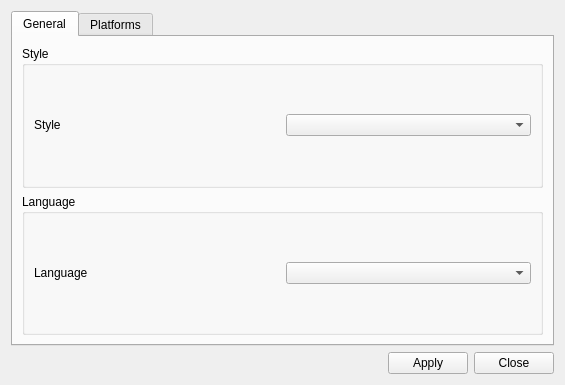
<?xml version="1.0" encoding="UTF-8"?>
<ui version="4.0">
 <class>PreferencesWindows</class>
 <widget class="QDialog" name="PreferencesWindows">
  <property name="geometry">
   <rect>
    <x>0</x>
    <y>0</y>
    <width>565</width>
    <height>385</height>
   </rect>
  </property>
  <property name="windowTitle">
   <string>Preferences</string>
  </property>
  <layout class="QVBoxLayout" name="verticalLayout_2">
   <item>
    <widget class="QTabWidget" name="tabWidget">
     <property name="sizePolicy">
      <sizepolicy hsizetype="Expanding" vsizetype="Expanding">
       <horstretch>0</horstretch>
       <verstretch>0</verstretch>
      </sizepolicy>
     </property>
     <property name="autoFillBackground">
      <bool>false</bool>
     </property>
     <property name="currentIndex">
      <number>0</number>
     </property>
     <widget class="QWidget" name="tab">
      <property name="sizePolicy">
       <sizepolicy hsizetype="Expanding" vsizetype="Expanding">
        <horstretch>0</horstretch>
        <verstretch>0</verstretch>
       </sizepolicy>
      </property>
      <attribute name="title">
       <string>General</string>
      </attribute>
      <layout class="QVBoxLayout" name="verticalLayout">
       <item>
        <widget class="QGroupBox" name="styleGroupBox">
         <property name="sizePolicy">
          <sizepolicy hsizetype="Expanding" vsizetype="Expanding">
           <horstretch>0</horstretch>
           <verstretch>0</verstretch>
          </sizepolicy>
         </property>
         <property name="title">
          <string>Style</string>
         </property>
         <layout class="QHBoxLayout" name="horizontalLayout_6">
          <item>
           <widget class="QLabel" name="styleLabel">
            <property name="sizePolicy">
             <sizepolicy hsizetype="Preferred" vsizetype="Fixed">
              <horstretch>0</horstretch>
              <verstretch>0</verstretch>
             </sizepolicy>
            </property>
            <property name="text">
             <string>Style</string>
            </property>
           </widget>
          </item>
          <item>
           <widget class="QComboBox" name="styleComboBox"/>
          </item>
         </layout>
        </widget>
       </item>
       <item>
        <widget class="QGroupBox" name="languageGroupBox">
         <property name="sizePolicy">
          <sizepolicy hsizetype="Expanding" vsizetype="Expanding">
           <horstretch>0</horstretch>
           <verstretch>0</verstretch>
          </sizepolicy>
         </property>
         <property name="title">
          <string>Language</string>
         </property>
         <layout class="QHBoxLayout" name="horizontalLayout_2">
          <item>
           <widget class="QLabel" name="languageLabel">
            <property name="text">
             <string>Language</string>
            </property>
           </widget>
          </item>
          <item>
           <widget class="QComboBox" name="languageComboBox"/>
          </item>
         </layout>
        </widget>
       </item>
      </layout>
     </widget>
     <widget class="QWidget" name="tab_2">
      <property name="sizePolicy">
       <sizepolicy hsizetype="Expanding" vsizetype="Expanding">
        <horstretch>0</horstretch>
        <verstretch>0</verstretch>
       </sizepolicy>
      </property>
      <property name="autoFillBackground">
       <bool>false</bool>
      </property>
      <attribute name="title">
       <string>Platforms</string>
      </attribute>
      <layout class="QVBoxLayout" name="verticalLayout_3">
       <item>
        <spacer name="verticalSpacer_3">
         <property name="orientation">
          <enum>Qt::Vertical</enum>
         </property>
         <property name="sizeHint" stdset="0">
          <size>
           <width>20</width>
           <height>40</height>
          </size>
         </property>
        </spacer>
       </item>
       <item>
        <widget class="QLabel" name="labelPlatformsList">
         <property name="layoutDirection">
          <enum>Qt::LeftToRight</enum>
         </property>
         <property name="text">
          <string>Select platform</string>
         </property>
         <property name="alignment">
          <set>Qt::AlignCenter</set>
         </property>
        </widget>
       </item>
       <item>
        <layout class="QHBoxLayout" name="horizontalLayout_4">
         <item>
          <widget class="QComboBox" name="comboBoxPlatformsList">
           <property name="sizePolicy">
            <sizepolicy hsizetype="Maximum" vsizetype="Maximum">
             <horstretch>0</horstretch>
             <verstretch>0</verstretch>
            </sizepolicy>
           </property>
           <property name="maximumSize">
            <size>
             <width>300</width>
             <height>30</height>
            </size>
           </property>
          </widget>
         </item>
        </layout>
       </item>
       <item>
        <spacer name="verticalSpacer_2">
         <property name="orientation">
          <enum>Qt::Vertical</enum>
         </property>
         <property name="sizeHint" stdset="0">
          <size>
           <width>20</width>
           <height>40</height>
          </size>
         </property>
        </spacer>
       </item>
       <item>
        <widget class="QGroupBox" name="groupBox_2">
         <property name="minimumSize">
          <size>
           <width>0</width>
           <height>90</height>
          </size>
         </property>
         <property name="maximumSize">
          <size>
           <width>16777215</width>
           <height>90</height>
          </size>
         </property>
         <property name="title">
          <string>Emulator path</string>
         </property>
         <layout class="QHBoxLayout" name="horizontalLayout_3">
          <item>
           <widget class="QTextEdit" name="textEditEmulatorPath">
            <property name="sizePolicy">
             <sizepolicy hsizetype="Expanding" vsizetype="Expanding">
              <horstretch>0</horstretch>
              <verstretch>0</verstretch>
             </sizepolicy>
            </property>
            <property name="minimumSize">
             <size>
              <width>0</width>
              <height>35</height>
             </size>
            </property>
            <property name="maximumSize">
             <size>
              <width>16777215</width>
              <height>35</height>
             </size>
            </property>
            <property name="verticalScrollBarPolicy">
             <enum>Qt::ScrollBarAlwaysOff</enum>
            </property>
            <property name="horizontalScrollBarPolicy">
             <enum>Qt::ScrollBarAlwaysOff</enum>
            </property>
            <property name="lineWrapMode">
             <enum>QTextEdit::NoWrap</enum>
            </property>
            <property name="lineWrapColumnOrWidth">
             <number>20</number>
            </property>
            <property name="textInteractionFlags">
             <set>Qt::TextSelectableByKeyboard|Qt::TextSelectableByMouse</set>
            </property>
           </widget>
          </item>
          <item>
           <widget class="QPushButton" name="pushButtonBrowseEmulatorPath">
            <property name="minimumSize">
             <size>
              <width>40</width>
              <height>30</height>
             </size>
            </property>
            <property name="maximumSize">
             <size>
              <width>40</width>
              <height>30</height>
             </size>
            </property>
            <property name="toolTip">
             <string>&lt;html&gt;&lt;head/&gt;&lt;body&gt;&lt;p&gt;Choose emulator path&lt;/p&gt;&lt;/body&gt;&lt;/html&gt;</string>
            </property>
            <property name="text">
             <string>...</string>
            </property>
           </widget>
          </item>
         </layout>
        </widget>
       </item>
       <item>
        <spacer name="verticalSpacer_4">
         <property name="orientation">
          <enum>Qt::Vertical</enum>
         </property>
         <property name="sizeHint" stdset="0">
          <size>
           <width>20</width>
           <height>40</height>
          </size>
         </property>
        </spacer>
       </item>
       <item>
        <widget class="QGroupBox" name="groupBox">
         <property name="minimumSize">
          <size>
           <width>0</width>
           <height>90</height>
          </size>
         </property>
         <property name="maximumSize">
          <size>
           <width>16777215</width>
           <height>90</height>
          </size>
         </property>
         <property name="title">
          <string>Roms path</string>
         </property>
         <layout class="QHBoxLayout" name="horizontalLayout">
          <item>
           <widget class="QTextEdit" name="textEditRomsPath">
            <property name="minimumSize">
             <size>
              <width>0</width>
              <height>35</height>
             </size>
            </property>
            <property name="maximumSize">
             <size>
              <width>16777215</width>
              <height>35</height>
             </size>
            </property>
            <property name="verticalScrollBarPolicy">
             <enum>Qt::ScrollBarAlwaysOff</enum>
            </property>
            <property name="horizontalScrollBarPolicy">
             <enum>Qt::ScrollBarAlwaysOff</enum>
            </property>
            <property name="lineWrapMode">
             <enum>QTextEdit::NoWrap</enum>
            </property>
            <property name="textInteractionFlags">
             <set>Qt::TextSelectableByKeyboard|Qt::TextSelectableByMouse</set>
            </property>
           </widget>
          </item>
          <item>
           <widget class="QPushButton" name="pushButtonBrowseRomsPath">
            <property name="sizePolicy">
             <sizepolicy hsizetype="Minimum" vsizetype="Minimum">
              <horstretch>0</horstretch>
              <verstretch>0</verstretch>
             </sizepolicy>
            </property>
            <property name="minimumSize">
             <size>
              <width>40</width>
              <height>30</height>
             </size>
            </property>
            <property name="maximumSize">
             <size>
              <width>40</width>
              <height>30</height>
             </size>
            </property>
            <property name="toolTip">
             <string>&lt;html&gt;&lt;head/&gt;&lt;body&gt;&lt;p&gt;Choose roms path&lt;/p&gt;&lt;/body&gt;&lt;/html&gt;</string>
            </property>
            <property name="text">
             <string>...</string>
            </property>
           </widget>
          </item>
         </layout>
        </widget>
       </item>
       <item>
        <spacer name="verticalSpacer">
         <property name="orientation">
          <enum>Qt::Vertical</enum>
         </property>
         <property name="sizeHint" stdset="0">
          <size>
           <width>20</width>
           <height>40</height>
          </size>
         </property>
        </spacer>
       </item>
      </layout>
     </widget>
    </widget>
   </item>
   <item>
    <layout class="QHBoxLayout" name="horizontalLayout_5">
     <item>
      <spacer name="horizontalSpacer">
       <property name="orientation">
        <enum>Qt::Horizontal</enum>
       </property>
       <property name="sizeHint" stdset="0">
        <size>
         <width>40</width>
         <height>20</height>
        </size>
       </property>
      </spacer>
     </item>
     <item>
      <widget class="QPushButton" name="buttonApply">
       <property name="locale">
        <locale language="English" country="UnitedStates"/>
       </property>
       <property name="text">
        <string>Apply</string>
       </property>
      </widget>
     </item>
     <item>
      <widget class="QPushButton" name="buttonClose">
       <property name="locale">
        <locale language="English" country="UnitedStates"/>
       </property>
       <property name="text">
        <string>Close</string>
       </property>
      </widget>
     </item>
    </layout>
   </item>
  </layout>
 </widget>
 <resources/>
 <connections/>
</ui>
